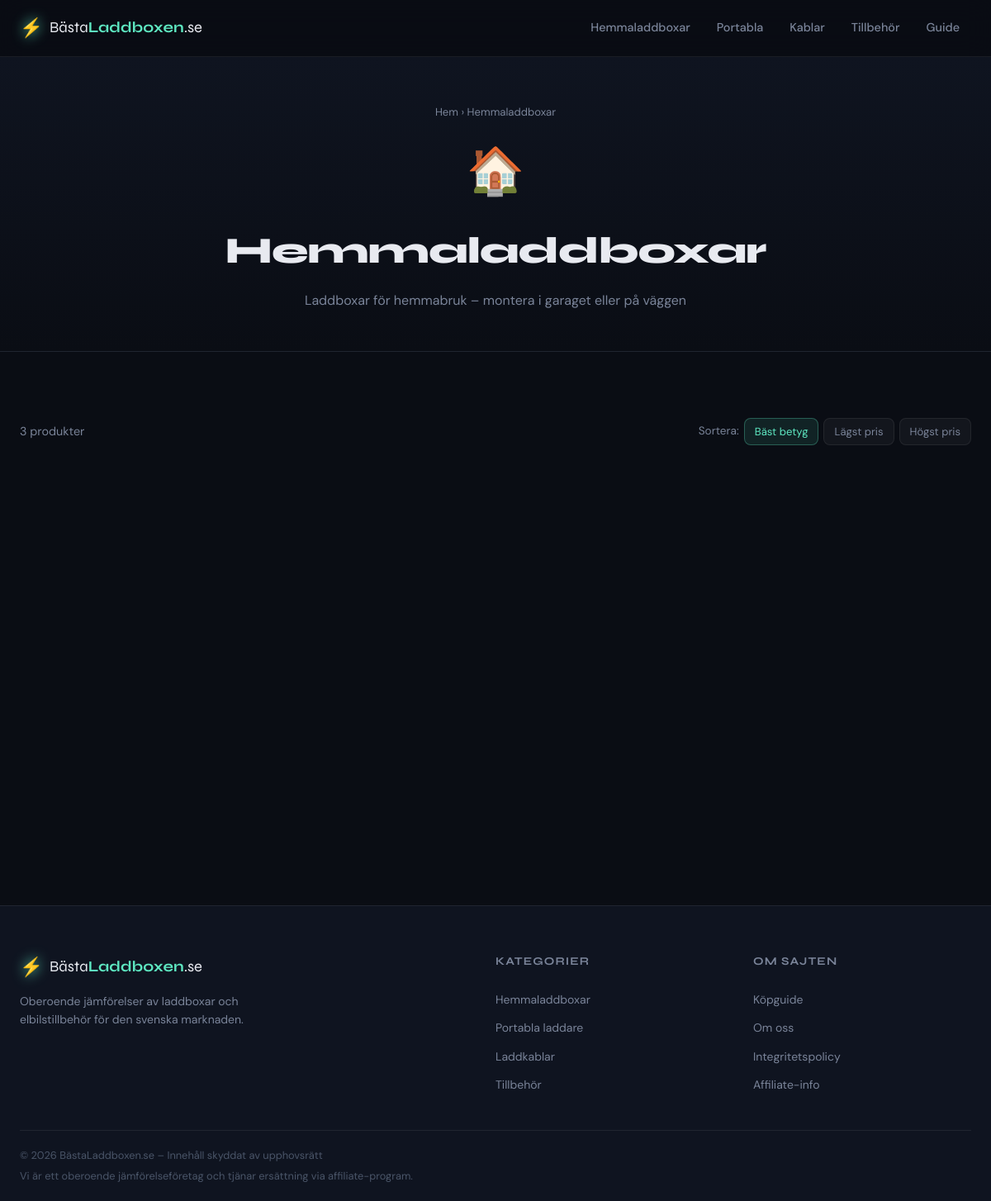
The page /kategori.php?slug=hemmaladdboxar on the database its author committed.
### tables this page shows
CREATE TABLE kategorier (
  id INT AUTO_INCREMENT PRIMARY KEY,
  namn VARCHAR(100) NOT NULL,
  slug VARCHAR(100) NOT NULL UNIQUE,
  beskrivning TEXT,
  ikon VARCHAR(50),
  skapad TIMESTAMP DEFAULT CURRENT_TIMESTAMP
);

### includes/config.php (called while the page is built, shortened)
<?php
function h($str) {
    return htmlspecialchars($str, ENT_QUOTES, 'UTF-8');
}

### kategori.php (the view, shortened to what this page needs)
<?php
require_once 'includes/config.php';
$db = db();
$slug = isset($_GET['slug']) ? trim($_GET['slug']) : '';
$kategori = $db->prepare("SELECT * FROM kategorier WHERE slug = ?");
$kategori->execute([$slug]);
$kategori = $kategori->fetch();
$sort = isset($_GET['sort']) ? $_GET['sort'] : 'betyg';
$sort_sql = match($sort) {
    'pris_asc' => 'p.pris ASC',
    'pris_desc' => 'p.pris DESC',
    'namn' => 'p.namn ASC',
    default => 'p.betyg DESC'
};
$produkter = $db->prepare("
    SELECT p.* FROM produkter p
    WHERE p.kategori_id = ? AND p.aktiv = TRUE
    ORDER BY $sort_sql
");
$produkter->execute([$kategori['id']]);
$produkter = $produkter->fetchAll();
?>
<!DOCTYPE html>
<html lang="sv">
<head>
<link rel="stylesheet" href="css/style.css">
</head>
<body>
<?php include 'includes/header.php'; ?>
<div class="page-hero page-hero--kategori">
  <div class="container">
    <div class="breadcrumb">
      <a href="index.php">Hem</a> › <?= h($kategori['namn']) ?>
    </div>
    <span class="kategori-ikon-stor"><?= h($kategori['ikon']) ?></span>
    <h1><?= h($kategori['namn']) ?></h1>
    <p><?= h($kategori['beskrivning']) ?></p>
  </div>
</div>
<section class="section-produkter">
  <div class="container">
    <div class="filter-bar">
      <span><?= count($produkter) ?> produkter</span>
      <div class="sort-knappar">
        <span>Sortera:</span>
        <a href="?slug=<?= h($slug) ?>&sort=betyg" class="sort-btn <?= $sort==='betyg'?'active':'' ?>">Bäst betyg</a>
        <a href="?slug=<?= h($slug) ?>&sort=pris_asc" class="sort-btn <?= $sort==='pris_asc'?'active':'' ?>">Lägst pris</a>
        <a href="?slug=<?= h($slug) ?>&sort=pris_desc" class="sort-btn <?= $sort==='pris_desc'?'active':'' ?>">Högst pris</a>
      </div>
    </div>
    <?php if (empty($produkter)): ?>
    <div class="empty-state">
      <p>Inga produkter hittades i denna kategori ännu.</p>
    </div>
    <?php else: ?>
    <div class="produkt-grid">
    </div>
    <?php endif; ?>
  </div>
</section>
<?php include 'includes/footer.php'; ?>
</body>
</html>

### css/style.css (style rules this page uses)
*, *::before, *::after { box-sizing: border-box; margin: 0; padding: 0; }
:root { --bg: #0a0d14; --bg-2: #0f1420; --bg-3: #141928; --card: #111622; --card-hover: #161d2e; --border: rgba(255,255,255,0.07); --border-hover: rgba(94,231,193,0.3); --accent: #5ee7c1; --accent-2: #3b82f6; --accent-glow: rgba(94,231,193,0.15); --text: #e8eaf0; --text-muted: #7a8499; --text-dim: #4a5568; --gold: #f6c90e; --red: #ff4d6d; --radius: 12px; --radius-lg: 20px; --shadow: 0 4px 24px rgba(0,0,0,0.4); --shadow-lg: 0 12px 48px rgba(0,0,0,0.6); --font-head: 'Syne', sans-serif; --font-body: 'DM Sans', sans-serif; --transition: 0.2s cubic-bezier(0.4, 0, 0.2, 1); }
html { scroll-behavior: smooth; }
body { font-family: var(--font-body); background: var(--bg); color: var(--text); line-height: 1.6; font-size: 16px; -webkit-font-smoothing: antialiased; }
a { color: inherit; text-decoration: none; }
.container { max-width: 1200px; margin: 0 auto; padding: 0 24px; }
.section-produkter { padding: 80px 0; }
.produkt-grid { display: grid; grid-template-columns: repeat(auto-fill, minmax(320px, 1fr)); gap: 20px; }
.page-hero { padding: 56px 0 48px; border-bottom: 1px solid var(--border); background: linear-gradient(180deg, var(--bg-2) 0%, var(--bg) 100%); }
.page-hero--kategori { text-align: center; }
.kategori-ikon-stor { display: block; font-size: 3.5rem; margin-bottom: 16px; }
.page-hero h1 { font-family: var(--font-head); font-size: clamp(1.8rem, 4vw, 2.8rem); font-weight: 800; letter-spacing: -0.02em; margin-bottom: 12px; }
.page-hero p { color: var(--text-muted); max-width: 540px; margin: 0 auto; }
.breadcrumb { font-size: 0.82rem; color: var(--text-muted); margin-bottom: 16px; }
.breadcrumb a { color: var(--text-muted); }
.filter-bar { display: flex; align-items: center; justify-content: space-between; gap: 16px; margin-bottom: 28px; flex-wrap: wrap; }
.filter-bar > span { color: var(--text-muted); font-size: 0.9rem; }
.sort-knappar { display: flex; align-items: center; gap: 6px; font-size: 0.85rem; }
.sort-knappar span { color: var(--text-muted); }
.sort-btn { padding: 5px 12px; border-radius: 8px; background: rgba(255,255,255,0.04); border: 1px solid var(--border); color: var(--text-muted); font-size: 0.82rem; transition: var(--transition); }
.sort-btn:hover, .sort-btn.active { background: rgba(94,231,193,0.1); border-color: rgba(94,231,193,0.3); color: var(--accent); }

### rows shown on the page
kategorier: namn "Hemmaladdboxar", ikon "🏠", beskrivning "Laddboxar för hemmabruk – montera i garaget eller på väggen"

### other values the page prints
count($produkter) "3"
